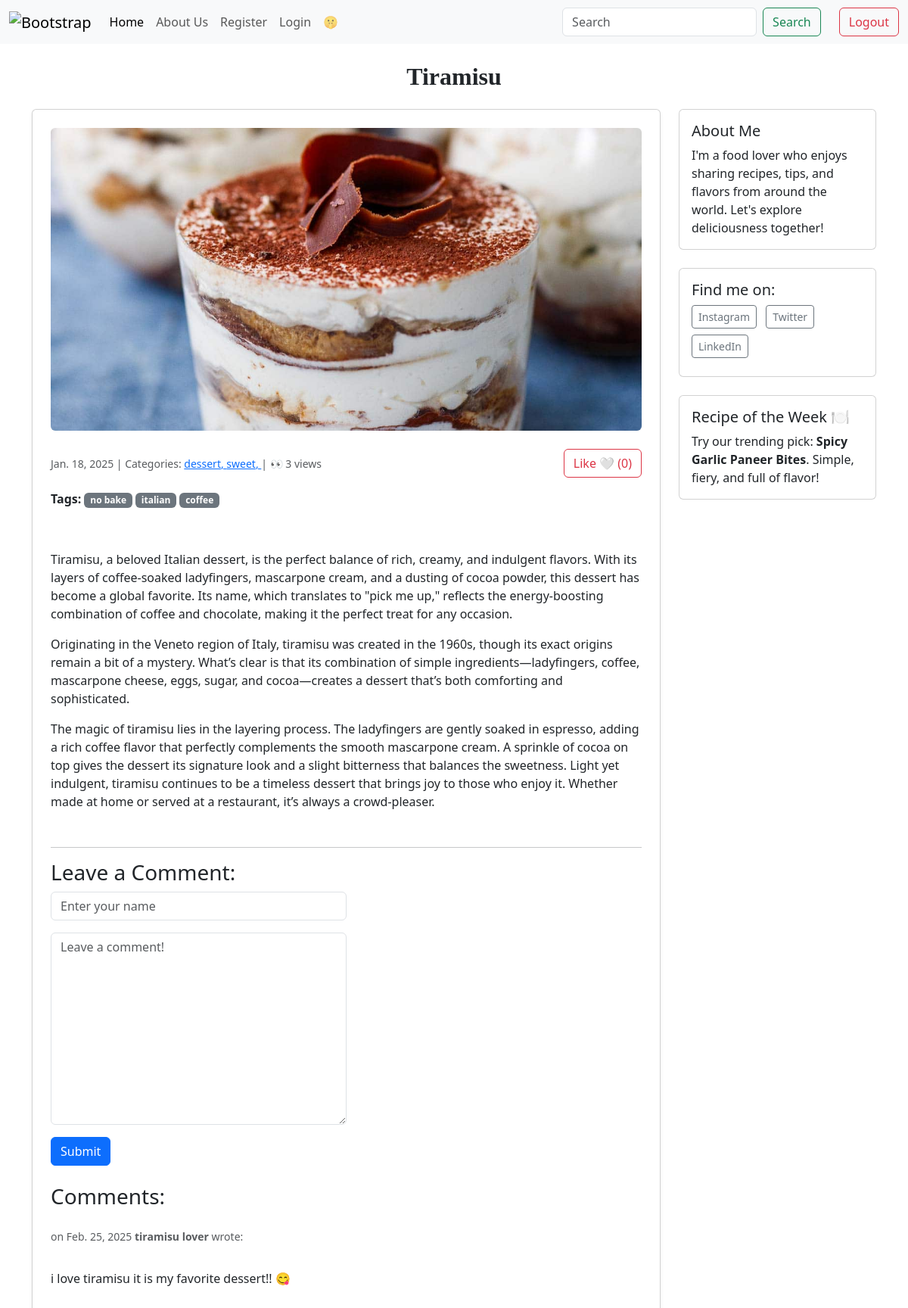
Page /post/6/ on the committed database.
### blogapp/models.py (models this page shows, shortened)
class Post(models.Model):
    title = models.CharField(max_length=255)
    body = models.TextField(default='nada')
    created_on = models.DateTimeField(auto_now_add=True)
    last_modified = models.DateTimeField(auto_now=True)
    categories = models.ManyToManyField("Category", related_name="posts")
    image = models.ImageField(upload_to='post_images/', blank=True, null=True)
    likes = models.ManyToManyField(User, related_name='post_likes', blank=True)
    tags = models.ManyToManyField('Tag', blank=True, related_name='posts')
    def total_likes(self):
        return self.likes.count()
    @property
    def total_views(self):
        return self.postview_set.count() #postview_set is Django’s default reverse relation

class Category(models.Model):
    name = models.CharField(max_length=30)
    class Meta:
        verbose_name_plural = 'Categories'

class Tag(models.Model):
    name = models.CharField(max_length=20)

class Comment(models.Model):
    author = models.CharField(max_length=20)
    body = models.TextField()
    created_on = models.DateTimeField(auto_now_add=True)
    post = models.ForeignKey("Post", on_delete=models.CASCADE)

### blogapp/views.py (the view, shortened to what this page needs)
# urls.py: path("post/<int:pk>/", views.blog_detail, name="blog_detail"),
def blog_detail(request, pk):
    post = Post.objects.get(pk=pk)
    form = CommentForm()
    if request.user.is_authenticated:
        PostView.objects.create(user=request.user, post=post)
    comments = Comment.objects.filter(post=post)
    context = {
        "post": post,
        "comments": comments,
        "form": CommentForm(),
    }
    return render(request, "blogapp/detail.html", context)

### blogapp/forms.py
class CommentForm(forms.Form):
    author = forms.CharField(
        max_length=35,
        widget = forms.TextInput(
            attrs={"class": "form-control", "placeholder": "Enter your name"}
        ),
    )
    body = forms.CharField(
        widget=forms.Textarea(
            attrs={'class':'form-control', "placeholder":"Leave a comment!"}
        ),
    )

### blogapp/templates/blogapp/detail.html (shortened to what this page needs)
{% extends "blogapp/index.html" %}
{% load widget_tweaks %}
    {% block page_title %}
    <div class="text-center my-4">
     <h2 style="font-family: 'Javanese Text', serif; font-weight: bold;"> {{post.title }} </h2>
    </div>
    {% endblock page_title %}
    {% block page_content %}
    <div class="container mt-4">
        <div class="row">
            <div class="col-md-9">
                <div class="card p-4 shadow-sm">
                    <img src="{{ post.image.url }}" class="card-img-top mb-4 rounded" alt="{{post.title}}" style="max-height: 400px; object-fit: cover;">
                    <div class="d-flex align-items-center justify-content-between mb-3">
                        <small class="text-muted">
                            {{ post.created_on.date}} | Categories:
                            {% for category in post.categories.all %}
                                <a href="{% url 'blog_category' category.name %}">
                                    {{ category.name }},
                                </a>
                            {% endfor %}
                            | 👀 {{post.total_views}} views
                        </small>
                        <form action="{% url 'like_post' post.pk %}" method="POST">
                            {% if user in post.likes.all %}
                                <button type="submit" class="btn btn-danger">Unlike ❤️ ({{ post.total_likes }})</button>
                            {% else %}
                                <button type="submit" class="btn btn-outline-danger">Like 🤍 ({{ post.total_likes }})</button>
                            {% endif %}
                        </form>
                    </div>
                    <p><strong>Tags:</strong>
                        {% for tag in post.tags.all %}
                            <span class="badge bg-secondary">{{ tag.name }}</span>
                        {% empty %}
                            No tags.
                        {% endfor %}
                    </p>
                    <p class="mb-4 mt-3"> {{ post.body | linebreaks }}</p>
                    <hr>
                    <h3> Leave a Comment:</h3>
                    <form method="post" class="mb-4">
                        <div class='mb-3 w-50'>
                            {{form.author|add_class:"form_control"}}
                        </div>
                        <div class='mb-3 w-50'>
                            {{form.body|add_class:"form_control"}}
                        </div>
                        <button type="submit" class="btn btn-primary">Submit</button>
                    </form>
                    <h3>Comments: </h3>
                    {% for comment in comments %}
                    <p class="mt-3">
                        <small class="text-muted">
                        on {{comment.created_on.date}} <b> {{comment.author}}</b> wrote:
                        </small>
                    </p>
                    <p>
                        {{comment.body | linebreaks}}
                    </p>
                    {% endfor %}
                </div>
            </div>
             <div class="col-md-3">
                {% include "partials/sidebar.html" %}
             </div>
        </div>
    </div>
    {% endblock page_content %}

### rows in the picture
Post: title "Tiramisu", image (picture), created_on "Jan. 18, 2025", total_views "3", total_likes "0", body "Tiramisu, a beloved Italian dessert, is the perfect balance of rich, creamy, and indulgent flavors. With its layers of coffee-soaked ladyfingers, mascarpone cream, and a dusting of cocoa powder, this dessert has become a global favorite. Its name, which translates to \"pick me up,\" reflects the energy-boosting combination of coffee and chocolate, making it the perfect treat for any occasion. Originating in the Veneto region of Italy, tiramisu was created in the 1960s, though its exact origins remain a bit of a mystery. What’s clear is that its combination of simple ingredients—ladyfingers, coffee, mascarpone cheese, eggs, sugar, and cocoa—creates a dessert that’s both comforting and…"
Category: name "dessert"
Category: name "sweet"
Tag: name "no bake"
Tag: name "italian"
Tag: name "coffee"
Comment: created_on "Feb. 25, 2025", author "tiramisu lover", body "i love tiramisu it is my favorite dessert!! 😋"
